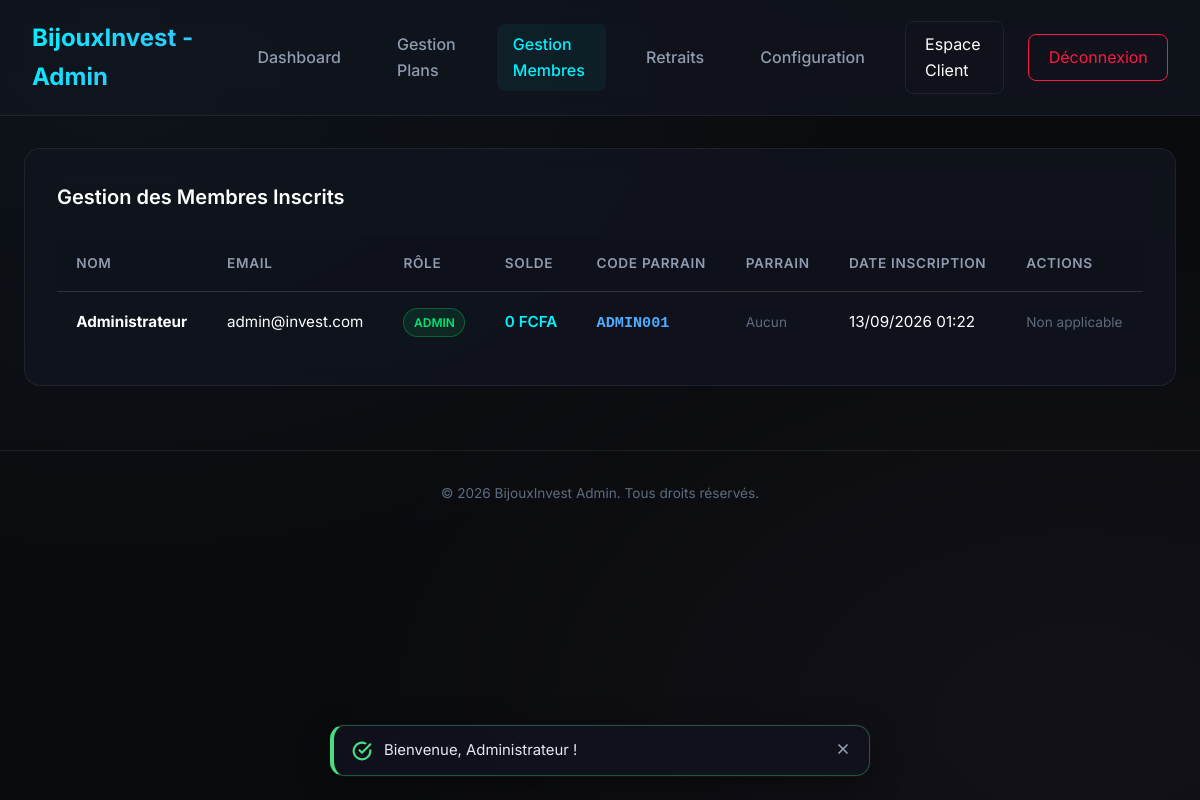
The page /admin/users.php (signed in) on the database its author committed.
### tables this page shows
CREATE TABLE IF NOT EXISTS `users` (
  `id` INT AUTO_INCREMENT PRIMARY KEY,
  `nom` VARCHAR(100) NOT NULL,
  `telephone` VARCHAR(20) DEFAULT NULL UNIQUE,
  `email` VARCHAR(100) NOT NULL UNIQUE,
  `password` VARCHAR(255) NOT NULL,
  `solde` DECIMAL(15, 2) NOT NULL DEFAULT 0.00,
  `code_parrain` VARCHAR(20) NOT NULL UNIQUE,
  `parrain_id` INT DEFAULT NULL,
  `role` VARCHAR(10) NOT NULL DEFAULT 'user',
  `created_at` DATETIME DEFAULT CURRENT_TIMESTAMP,
  FOREIGN KEY (`parrain_id`) REFERENCES `users` (`id`) ON DELETE SET NULL
);

### config.php (called while the page is built, shortened)
<?php
function e($value) {
    return htmlspecialchars($value ?? '', ENT_QUOTES, 'UTF-8');
}
function format_money($amount) {
    return number_format($amount, 0, ',', "\u{00A0}") . "\u{00A0}FCFA";
}
function get_theme_class() {
    global $db;
    static $theme_class = null;
    if ($theme_class !== null) {
        return $theme_class;
    }
    try {
        $stmt = $db->query("SELECT key_value FROM settings WHERE key_name = 'site_theme'");
        $theme = $stmt->fetchColumn();
        if ($theme === 'light') {
            $theme_class = 'theme-light';
        } else {
            $theme_class = '';
        }
    } catch (Exception $e) {
        $theme_class = '';
    }
    return $theme_class;
}
    ?>

### admin/users.php (the view, shortened to what this page needs)
<?php
require_once __DIR__ . '/../config.php';
require_once __DIR__ . '/../functions.php';
$stmtUsers = $db->query("SELECT u1.*, u2.nom as parrain_nom
                         FROM users u1
                         LEFT JOIN users u2 ON u1.parrain_id = u2.id
                         ORDER BY u1.created_at DESC");
$users = $stmtUsers->fetchAll();
?>
<!DOCTYPE html>
<html lang="fr">
<head>
    <link rel="stylesheet" href="../assets/css/style.css">
</head>
<body class="<?php echo get_theme_class(); ?>">
<nav class="navbar admin-navbar">
    <a href="dashboard.php" class="nav-brand">BijouxInvest - Admin</a>
    <div class="nav-links">
        <a href="dashboard.php" class="nav-link">Dashboard</a>
        <a href="plans.php" class="nav-link">Gestion Plans</a>
        <a href="users.php" class="nav-link active">Gestion Membres</a>
        <a href="withdrawals.php" class="nav-link">Retraits</a>
        <a href="settings.php" class="nav-link">Configuration</a>
        <a href="../dashboard.php" class="nav-btn-outline">Espace Client</a>
        <a href="../logout.php" class="nav-btn-outline" style="border-color: var(--danger); color: var(--danger);">Déconnexion</a>
    </div>
</nav>
<div class="container">
    <div class="card">
        <h2 class="card-title">Gestion des Membres Inscrits</h2>
        <?php if (empty($users)): ?>
            <div class="empty-state">
                <p>Aucun membre inscrit.</p>
            </div>
        <?php else: ?>
            <div class="table-responsive desktop-only" style="border: none;">
                <table style="background: transparent;">
                    <thead>
                        <tr>
                            <th>Nom</th>
                            <th>Email</th>
                            <th>Rôle</th>
                            <th>Solde</th>
                            <th>Code Parrain</th>
                            <th>Parrain</th>
                            <th>Date Inscription</th>
                            <th>Actions</th>
                        </tr>
                    </thead>
                    <tbody>
                        <?php foreach ($users as $u): ?>
                            <tr>
                                <td><strong><?php echo e($u['nom']); ?></strong></td>
                                <td><?php echo e($u['email']); ?></td>
                                <td>
                                    <span class="badge <?php echo $u['role'] === 'admin' ? 'badge-approved' : 'badge-finished'; ?>">
                                        <?php echo e($u['role']); ?>
                                    </span>
                                </td>
                                <td style="color: var(--primary); font-weight: 600;"><?php echo format_money($u['solde']); ?></td>
                                <td><code style="color: var(--secondary); font-weight: bold;"><?php echo e($u['code_parrain']); ?></code></td>
                                <td>
                                    <?php if ($u['parrain_nom']): ?>
                                        <span style="font-size: 0.9rem;"><?php echo e($u['parrain_nom']); ?></span>
                                    <?php else: ?>
                                        <span style="font-size: 0.85rem; color: var(--text-muted);">Aucun</span>
                                    <?php endif; ?>
                                </td>
                                <td><?php echo date('d/m/Y H:i', strtotime($u['created_at'])); ?></td>
                                <td>
                                    <?php if ($u['role'] !== 'admin'): ?>
                                        <form action="users.php" method="POST" style="display: flex; gap: 0.25rem; align-items: center;">
                                            <input type="hidden" name="csrf_token" value="<?php echo e(csrf_token()); ?>">
                                            <input type="hidden" name="action" value="adjust_balance">
                                            <input type="hidden" name="user_id" value="<?php echo $u['id']; ?>">
                                            <input type="number" step="0.01" min="0.01" name="amount" placeholder="Montant" class="form-control" style="padding: 0.3rem 0.5rem; font-size: 0.8rem; width: 80px;" required>
                                            <select name="type" class="form-control" style="padding: 0.3rem 0.5rem; font-size: 0.8rem; width: 85px; background: rgba(14, 18, 27, 0.8);" required>
                                                <option value="credit">Créditer</option>
                                                <option value="debit">Débiter</option>
                                            </select>
                                            <button type="submit" class="btn-admin-action" style="padding: 0.35rem 0.6rem; font-size: 0.8rem;">OK</button>
                                        </form>
                                    <?php else: ?>
                                        <span style="font-size: 0.85rem; color: var(--text-muted);">Non applicable</span>
                                    <?php endif; ?>
                                </td>
                            </tr>
                        <?php endforeach; ?>
                    </tbody>
                </table>
            </div>
        <?php endif; ?>
    </div>
</div>
<footer class="site-footer">
    <p>&copy; 2026 BijouxInvest Admin. Tous droits réservés.</p>
</footer>
</body>
</html>

### assets/css/style.css (style rules this page uses)
:root { --bg-dark: #0a0b0e; --bg-panel: rgba(18, 22, 32, 0.7); --bg-card: rgba(26, 31, 46, 0.65); --border-color: rgba(255, 255, 255, 0.07); --primary: #00f2fe; --primary-glow: rgba(0, 242, 254, 0.4); --secondary: #4facfe; --accent: #a18cd1; --text-primary: #ffffff; --text-secondary: #8e9bb0; --text-muted: #5e6b7e; --success: #00e676; --success-bg: rgba(0, 230, 118, 0.1); --warning: #ffb300; --warning-bg: rgba(255, 179, 0, 0.1); --danger: #ff1744; --danger-bg: rgba(255, 23, 68, 0.1); --transition: all 0.3s cubic-bezier(0.4, 0, 0.2, 1); --border-radius: 16px; --border-radius-sm: 8px; }
* { box-sizing: border-box; margin: 0; padding: 0; }
body { background-color: var(--bg-dark); background-image: radial-gradient(at 10% 10%, rgba(79, 172, 254, 0.05) 0px, transparent 50%), radial-gradient(at 90% 90%, rgba(161, 140, 209, 0.05) 0px, transparent 50%); background-attachment: fixed; color: var(--text-primary); font-family: 'Inter', sans-serif; line-height: 1.6; min-height: 100vh; }
.container { max-width: 1200px; margin: 0 auto; padding: 2rem 1.5rem; }
.navbar { display: flex; justify-content: space-between; align-items: center; background: var(--bg-panel); backdrop-filter: blur(12px); -webkit-backdrop-filter: blur(12px); border-bottom: 1px solid var(--border-color); padding: 1.2rem 2rem; position: sticky; top: 0; z-index: 100; }
.nav-brand { font-size: 1.5rem; font-weight: 700; color: var(--text-primary); text-decoration: none; display: flex; align-items: center; gap: 0.5rem; background: linear-gradient(135deg, var(--primary), var(--secondary)); -webkit-background-clip: text; -webkit-text-fill-color: transparent; }
.nav-links { display: flex; align-items: center; gap: 1.5rem; }
.nav-link { color: var(--text-secondary); text-decoration: none; font-weight: 500; transition: var(--transition); padding: 0.5rem 1rem; border-radius: var(--border-radius-sm); }
.nav-link:hover, .nav-link.active { color: var(--primary); background: rgba(0, 242, 254, 0.05); }
.nav-btn-outline { background: transparent; color: var(--text-primary); border: 1px solid var(--border-color); padding: 0.6rem 1.2rem; border-radius: var(--border-radius-sm); text-decoration: none; transition: var(--transition); display: inline-block; }
.card { background: var(--bg-panel); backdrop-filter: blur(12px); -webkit-backdrop-filter: blur(12px); border: 1px solid var(--border-color); border-radius: var(--border-radius); padding: 2rem; margin-bottom: 2rem; transition: var(--transition); position: relative; overflow: hidden; }
.card-title { font-size: 1.25rem; font-weight: 600; margin-bottom: 1.5rem; display: flex; align-items: center; justify-content: space-between; }
.table-responsive { width: 100%; overflow-x: auto; margin-top: 1rem; border-radius: var(--border-radius-sm); border: 1px solid var(--border-color); }
table { width: 100%; border-collapse: collapse; text-align: left; background: rgba(20, 24, 33, 0.4); }
th { background: rgba(14, 18, 27, 0.6); color: var(--text-secondary); font-weight: 600; font-size: 0.85rem; text-transform: uppercase; letter-spacing: 0.05em; padding: 1rem 1.2rem; border-bottom: 1px solid var(--border-color); }
td { padding: 1rem 1.2rem; border-bottom: 1px solid var(--border-color); font-size: 0.95rem; color: var(--text-primary); }
tr:last-child td { border-bottom: none; }
.badge { display: inline-block; padding: 0.25rem 0.6rem; font-size: 0.75rem; font-weight: 600; border-radius: 50px; text-transform: uppercase; }
.badge-approved { background: var(--success-bg); color: var(--success); border: 1px solid rgba(0, 230, 118, 0.3); }
.site-footer { text-align: center; padding: 2rem 0; color: var(--text-muted); font-size: 0.85rem; border-top: 1px solid var(--border-color); margin-top: auto; }
.desktop-only { display: block; }

### rows shown on the page
users: nom "Administrateur", email "admin@invest.com", role "ADMIN", solde "0 FCFA", code_parrain "ADMIN001", created_at "13/09/2026 01:22", shows "Non applicable"
